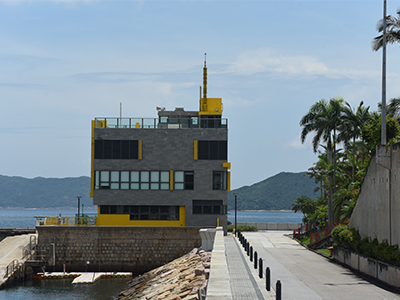
#> input picture image/testImage.jpg, 400 x 300 px
$ python img2array.py
#> lines starting #> are read from the running program, lines starting #| are printed output that depends on the picture
from PIL import Image

img = Image.open('./image/testImage.jpg')
#> img is the input picture: PIL image 400x300 RGB; mean R, G, B 123.4, 136.9, 144.5
outImg = img.convert('L')
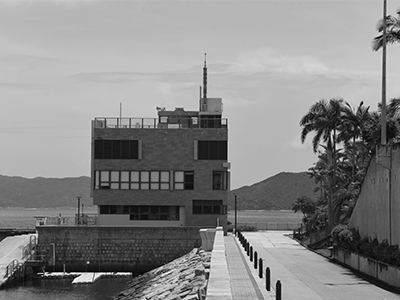
#> outImg: PIL image 400x300 L; min 0, max 255, mean 133.7

for y in range(outImg.size[1]):
    for x in range(outImg.size[0]):
        if outImg.getpixel((x, y)) > 128:
            err = outImg.getpixel((x, y)) - 255
            outImg.putpixel((x, y), 255)
        else:
            err = outImg.getpixel((x, y))
            outImg.putpixel((x, y), 0)

        a = int(err * 7/16)
        b = int(err * 1/16)
        c = int(err * 5/16)
        d = int(err * 3/16)

        if (x != outImg.size[0] - 1) and (y != outImg.size[1] - 1) and (x != 0):
            outImg.putpixel((x + 1, y), (min(outImg.getpixel((x + 1, y)) + a, 255)))
            outImg.putpixel((x - 1, y + 1), (min(outImg.getpixel((x - 1, y + 1)) + b, 255)))
            outImg.putpixel((x, y + 1), (min(outImg.getpixel((x, y + 1)) + c, 255)))
            outImg.putpixel((x + 1, y + 1), (min(outImg.getpixel((x + 1, y + 1)) + d, 255)))
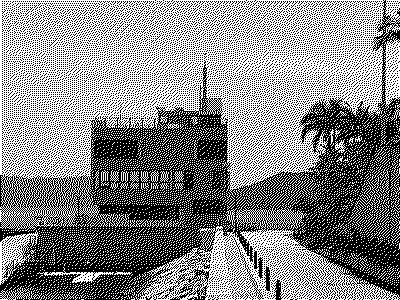
#> outImg: PIL image 400x300 L; 52.5% white; black in thin lines or dots

result = """#include "imagedata.h"
#include <avr/pgmspace.h>

const unsigned char IMAGE_BLACK[] PROGMEM = {"""

for y in range(outImg.size[1]):
    for x in range(outImg.size[0] // 8):
        temp = 0
        for i in range(8):
            temp <<= 1
            if outImg.getpixel((x * 8 + i, y)) > 128:
                temp += 1

        result += "0x"+hex(temp)[2:].rjust(2, "0").upper() + ", "
    result += "\n"

result += "};"
open("imagedata.cpp", "w").write(result)
